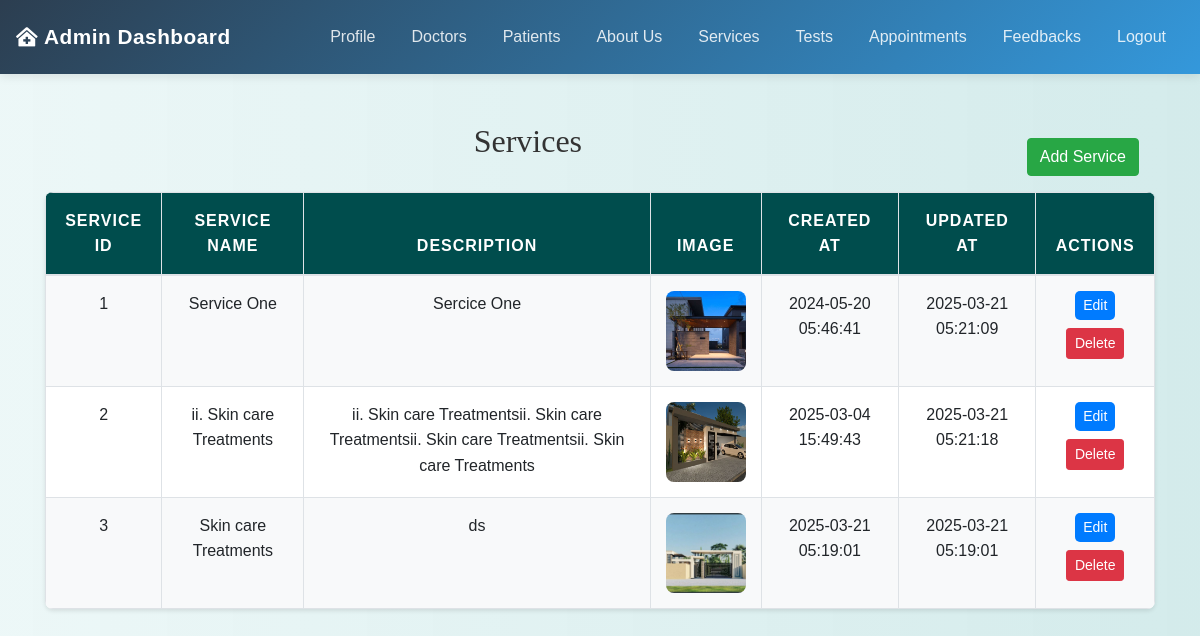
/admin/view_services.php (signed in), run on the app's committed database.
### tables this page shows
CREATE TABLE `services` (
  `service_id` int(11) NOT NULL,
  `service_name` varchar(255) NOT NULL,
  `description` text DEFAULT NULL,
  `created_at` timestamp NOT NULL DEFAULT current_timestamp(),
  `updated_at` timestamp NOT NULL DEFAULT current_timestamp() ON UPDATE current_timestamp(),
  `image` varchar(255) DEFAULT NULL
);

### admin/view_services.php (the view, shortened to what this page needs)
<?php
include('config.php');
$sql = "SELECT * FROM services";
$result = mysqli_query($conn, $sql);
?>
<!DOCTYPE html>
<html>
<head>
    <link rel="stylesheet" href="https://maxcdn.bootstrapcdn.com/bootstrap/4.5.2/css/bootstrap.min.css">
    <link rel="stylesheet" href="../css/style.css">
</head>
<body>
<?php include('admin_navbar.php'); ?>
<div class="container mt-5">
<a href="add_services.php" class="m-3 float-right btn btn-success">Add Service</a>
    <h2>Services</h2>
    <table class="table">
        <thead>
            <tr>
                <th>Service ID</th>
                <th>Service Name</th>
                <th>Description</th>
                <th>Image</th>
                <th>Created At</th>
                <th>Updated At</th>
                <th>Actions</th>
            </tr>
        </thead>
        <tbody>
            <?php while ($row = mysqli_fetch_assoc($result)): ?>
                <tr>
                    <td><?php echo $row['service_id']; ?></td>
                    <td><?php echo htmlspecialchars($row['service_name']); ?></td>
                    <td><?php echo htmlspecialchars($row['description']); ?></td>
                    <td>
                        <img src="<?php echo !empty($row['image']) ? htmlspecialchars($row['image']) : 'services/default.png'; ?>"
                             alt="Service Image" width="80" height="80">
                    </td>
                    <td><?php echo $row['created_at']; ?></td>
                    <td><?php echo $row['updated_at']; ?></td>
                    <td>
                        <a href="edit_service.php?service_id=<?php echo $row['service_id']; ?>" class="btn btn-primary btn-sm mb-2">Edit</a>
                        <a href="?delete_service_id=<?php echo $row['service_id']; ?>" class="btn btn-danger btn-sm" onclick="return confirm('Are you sure you want to delete this service?')">Delete</a>
                    </td>
                </tr>
            <?php endwhile; ?>
        </tbody>
    </table>
</div>
</body>
</html>

### css/style.css (style rules this page uses)
body { background: linear-gradient(90deg, rgba(233, 246, 246, 0.831), rgba(207, 233, 233, 0.9)); font-family: 'Arial', sans-serif; color: #333; line-height: 1.6; }
h1, h2, h3, h4 { text-align: center; margin-top: 30px; margin-bottom: 30px; font-family: 'Georgia', serif; }
.container { margin-bottom: 40px; }
.table { width: 100%; border-collapse: collapse; margin-top: 20px; font-size: 16px; background-color: #ffffff; border-radius: 8px; overflow: hidden; box-shadow: 0 2px 4px rgba(0, 0, 0, 0.1); }
.table th, .table td { padding: 15px; border: 1px solid #dee2e6; text-align: center; }
.table thead th { background-color: #004d4d; color: white; font-weight: bold; text-transform: uppercase; letter-spacing: 1px; }
.table tbody tr:nth-child(odd) { background-color: #f8f9fa; }
.table img { max-width: 100px; max-height: 100px; border-radius: 8px; }
.btn-primary { color: #fff; border: none; border-radius: 5px; cursor: pointer; transition: background-color 0.3s ease; }
a { color: #006666; text-decoration: none; font-weight: bold; }

### data on the page
services: service_id "1", service_name "Service One", description "Sercice One", image (picture), created_at "2024-05-20 05:46:41", updated_at "2025-03-21 05:21:09"
services: service_id "2", service_name "ii. Skin care Treatments", description "ii. Skin care Treatmentsii. Skin care Treatmentsii. Skin care Treatmentsii. Skin care Treatments", image (picture), created_at "2025-03-04 15:49:43", updated_at "2025-03-21 05:21:18"
services: service_id "3", service_name "Skin care Treatments", description "ds", image (picture), created_at "2025-03-21 05:19:01", updated_at "2025-03-21 05:19:01"
